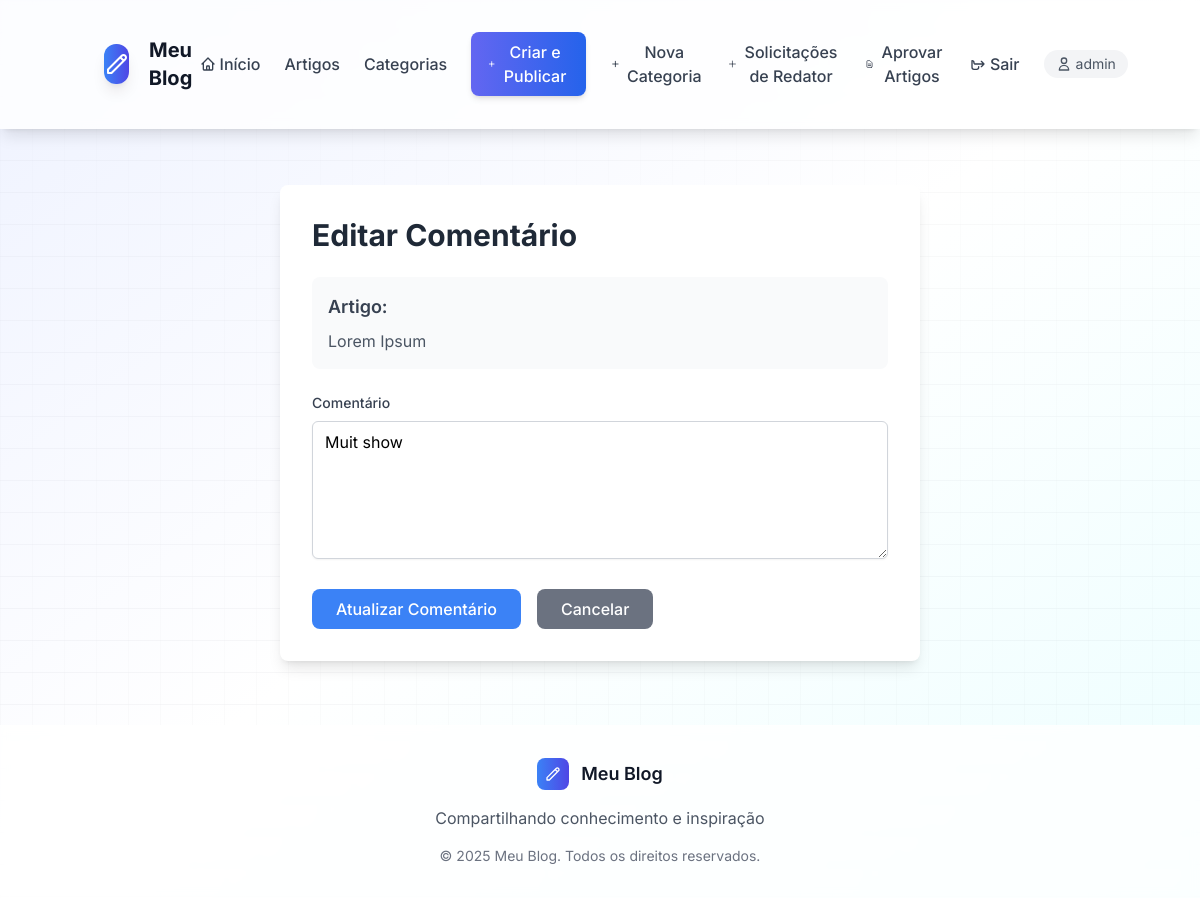
The page /comentario/5/editar/ (signed in) on the database its author committed.
### blog/models.py (models this page shows, shortened)
class Usuario(AbstractUser):
    LEITOR = 'leitor'
    REDATOR = 'redator'
    ADMIN = 'admin'
    TIPO_USUARIO_CHOICES = [
        (LEITOR, 'Leitor'),
        (REDATOR, 'Redator'),
        (ADMIN, 'Administrador'),
    ]
    tipo_usuario = models.CharField(
        max_length=10,
        choices=TIPO_USUARIO_CHOICES,
        default=LEITOR,
    )
    groups = models.ManyToManyField(
        Group,
        verbose_name='groups',
        blank=True,
        related_name='blog_users',
        related_query_name='user',
    )
    user_permissions = models.ManyToManyField(
        Permission,
        verbose_name='user permissions',
        blank=True,
        related_name='blog_users',
        related_query_name='user',
    )
    def is_leitor(self):
        return self.tipo_usuario == self.LEITOR
    def is_redator(self):
        return self.tipo_usuario == self.REDATOR
    def is_admin(self):
        return self.tipo_usuario == self.ADMIN
    class Meta:
        verbose_name = 'Usuário'
        verbose_name_plural = 'Usuários'

class Comentario(models.Model):
    artigo = models.ForeignKey(Artigo, on_delete=models.CASCADE, related_name='comentarios')
    autor = models.ForeignKey(Usuario, on_delete=models.CASCADE, related_name='comentarios')
    conteudo = models.TextField()
    data_criacao = models.DateTimeField(auto_now_add=True)
    data_atualizacao = models.DateTimeField(auto_now=True)
    class Meta:
        verbose_name = 'Comentário'
        verbose_name_plural = 'Comentários'
        ordering = ['-data_criacao']

class Artigo(models.Model):
    titulo = models.CharField(max_length=200)
    conteudo = models.TextField()
    data_criacao = models.DateTimeField(auto_now_add=True)
    data_atualizacao = models.DateTimeField(auto_now=True)
    publicado = models.BooleanField(default=True)
    autor = models.ForeignKey(Usuario, on_delete=models.CASCADE, related_name='artigos')
    categorias = models.ManyToManyField(Categoria, related_name='artigos')
    class Meta:
        verbose_name = 'Artigo'
        verbose_name_plural = 'Artigos'
        ordering = ['-data_criacao']

### blog/views.py (the view, shortened to what this page needs)
# urls.py: path('comentario/<int:pk>/editar/', views.comentario_update, name='comentario_update'),
@login_required
@user_passes_test(is_leitor_or_above)
def comentario_update(request, pk):
    comentario = get_object_or_404(Comentario, pk=pk)
    if request.user != comentario.autor and not request.user.is_admin():
        messages.error(request, 'Você não tem permissão para editar este comentário.')
        return redirect('artigo_detail', pk=comentario.artigo.pk)
    return render(request, 'blog/comentario_form.html', {'comentario': comentario})

### blog/views.py (called while the page is built)
def is_leitor_or_above(user):
    return user.is_authenticated and (user.is_leitor() or user.is_redator() or user.is_admin())

### blog/templates/blog/comentario_form.html (shortened to what this page needs)
{% extends 'blog/base.html' %}
{% block content %}
<div class="container mx-auto mt-10 max-w-2xl">
    <div class="bg-white shadow-lg rounded-lg p-8">
        <h1 class="text-3xl font-bold mb-6 text-gray-800">Editar Comentário</h1>
        <div class="mb-6 p-4 bg-gray-50 rounded-lg">
            <h2 class="text-lg font-semibold text-gray-700 mb-2">Artigo:</h2>
            <p class="text-gray-600">{{ comentario.artigo.titulo }}</p>
        </div>
        <form method="post">
            <div class="mb-6">
                <label for="conteudo" class="block text-sm font-medium text-gray-700 mb-2">
                    Comentário
                </label>
                <textarea
                    name="conteudo"
                    id="conteudo"
                    rows="5"
                    required
                    class="w-full px-3 py-2 border border-gray-300 rounded-md shadow-sm focus:outline-none focus:ring-indigo-500 focus:border-indigo-500"
                    placeholder="Digite seu comentário..."
                >{{ comentario.conteudo }}</textarea>
            </div>
            <div class="flex gap-4">
                <button
                    type="submit"
                    class="bg-blue-500 text-white px-6 py-2 rounded-lg font-medium hover:bg-blue-600 transition duration-200"
                >
                    Atualizar Comentário
                </button>
                <a
                    href="{% url 'artigo_detail' comentario.artigo.pk %}"
                    class="bg-gray-500 text-white px-6 py-2 rounded-lg font-medium hover:bg-gray-600 transition duration-200"
                >
                    Cancelar
                </a>
            </div>
        </form>
    </div>
</div>
{% endblock %}

### blog/templates/blog/base.html (shortened to what this page needs)
{% load static %}
<!DOCTYPE html>
<html lang="pt-BR">
<head>
    <script src="https://cdn.tailwindcss.com"></script>
    <link href="{% static 'css/style.css' %}" rel="stylesheet">
</head>
<body class="bg-gradient-to-br from-indigo-50 via-white to-cyan-50 min-h-screen font-inter flex flex-col">
    <header class="bg-white/80 backdrop-blur-sm shadow-lg border-b border-white/20 sticky top-0 z-50">
        <div class="container mx-auto px-4 py-4">
            <nav class="flex items-center justify-between">
                <div class="flex items-center space-x-3">
                    <div class="h-10 w-10 bg-gradient-to-r from-blue-500 to-indigo-600 rounded-xl flex items-center justify-center shadow-lg">
                        <svg class="h-6 w-6 text-white" fill="none" stroke="currentColor" viewBox="0 0 24 24">
                            <path stroke-linecap="round" stroke-linejoin="round" stroke-width="2" d="M15.232 5.232l3.536 3.536m-2.036-5.036a2.5 2.5 0 113.536 3.536L6.5 21.036H3v-3.572L16.732 3.732z"></path>
                        </svg>
                    </div>
                    <a href="{% url 'index' %}" class="text-xl font-bold text-gray-900 hover:text-indigo-600 transition duration-200">
                        Meu Blog
                    </a>
                </div>
                <div class="hidden md:flex items-center space-x-6">
                    <a href="{% url 'index' %}" class="text-gray-700 hover:text-indigo-600 font-medium transition duration-200 flex items-center">
                        <svg class="w-4 h-4 mr-1" fill="none" stroke="currentColor" viewBox="0 0 24 24">
                            <path stroke-linecap="round" stroke-linejoin="round" stroke-width="2" d="M3 12l2-2m0 0l7-7 7 7M5 10v10a1 1 0 001 1h3m10-11l2 2m-2-2v10a1 1 0 01-1 1h-3m-6 0a1 1 0 001-1v-4a1 1 0 011-1h2a1 1 0 011 1v4a1 1 0 001 1m-6 0h6"></path>
                        </svg>
                        Início
                    </a>
                    {% if user.is_authenticated %}
                    <a href="{% url 'artigo_list' %}" class="text-gray-700 hover:text-indigo-600 font-medium transition duration-200">
                        Artigos
                    </a>
                    <a href="{% url 'categoria_list' %}" class="text-gray-700 hover:text-indigo-600 font-medium transition duration-200">
                        Categorias
                    </a>
                    {% endif %}
                    {% if user.is_authenticated %}
                        {% if user.is_redator or user.is_admin %}
                            <a href="{% url 'artigo_create' %}" class="bg-gradient-to-r from-indigo-500 to-blue-600 text-white px-4 py-2 rounded-lg font-medium hover:from-indigo-600 hover:to-blue-700 transition duration-200 shadow-md flex items-center">
                                <svg class="w-4 h-4 mr-1" fill="none" stroke="currentColor" viewBox="0 0 24 24">
                                    <path stroke-linecap="round" stroke-linejoin="round" stroke-width="2" d="M12 6v6m0 0v6m0-6h6m-6 0H6"></path>
                                </svg>
                                {% if user.is_admin %}Criar e Publicar{% else %}Submeter Artigo{% endif %}
                            </a>
                        {% endif %}
                        {% if user.is_admin %}
                            <a href="{% url 'categoria_create' %}" class="text-gray-700 hover:text-indigo-600 font-medium transition duration-200 flex items-center">
                                <svg class="w-4 h-4 mr-1" fill="none" stroke="currentColor" viewBox="0 0 24 24">
                                    <path stroke-linecap="round" stroke-linejoin="round" stroke-width="2" d="M12 6v6m0 0v6m0-6h6m-6 0H6"></path>
                                </svg>
                                Nova Categoria
                            </a>
                            <a href="{% url 'solicitacoes_redator' %}" class="text-gray-700 hover:text-indigo-600 font-medium transition duration-200 flex items-center">
                                <svg class="w-4 h-4 mr-1" fill="none" stroke="currentColor" viewBox="0 0 24 24">
                                    <path stroke-linecap="round" stroke-linejoin="round" stroke-width="2" d="M12 4v8m0 0v8m-8-8h16"/>
                                </svg>
                                Solicitações de Redator
                            </a>
                            <a href="{% url 'solicitacoes_artigo' %}" class="text-gray-700 hover:text-indigo-600 font-medium transition duration-200 flex items-center">
                                <svg class="w-4 h-4 mr-1" fill="none" stroke="currentColor" viewBox="0 0 24 24">
                                    <path stroke-linecap="round" stroke-linejoin="round" stroke-width="2" d="M9 12h6m-6 4h6m2 5H7a2 2 0 01-2-2V5a2 2 0 012-2h5.586a1 1 0 01.707.293l5.414 5.414a1 1 0 01.293.707V19a2 2 0 01-2 2z"/>
                            </svg>
                            Aprovar Artigos
                        </a>
                    {% endif %}
                    <a href="{% url 'logout' %}" class="text-gray-700 hover:text-red-600 font-medium transition duration-200 flex items-center">
                        <svg class="w-4 h-4 mr-1" fill="none" stroke="currentColor" viewBox="0 0 24 24">
                            <path stroke-linecap="round" stroke-linejoin="round" stroke-width="2" d="M17 16l4-4m0 0l-4-4m4 4H7m6 4v1a3 3 0 01-3 3H6a3 3 0 01-3-3V7a3 3 0 013 3v1"></path>
                        </svg>
                        Sair
                    </a>
                    <div class="flex items-center text-sm text-gray-600 bg-gray-100 px-3 py-1 rounded-full">
                        <svg class="w-4 h-4 mr-1" fill="none" stroke="currentColor" viewBox="0 0 24 24">
                            <path stroke-linecap="round" stroke-linejoin="round" stroke-width="2" d="M16 7a4 4 0 11-8 0 4 4 0 018 0zM12 14a7 7 0 00-7 7h14a7 7 0 00-7-7z"></path>
                        </svg>
                        {{ user.username }}
                    </div>
                {% endif %}
            </div>
        </nav>
    </div>
</header>
<main class="flex-1">
    {% block content %}{% endblock %}
</main>
<footer class="bg-white/80 backdrop-blur-sm border-t border-white/20 mt-12">
    <div class="container mx-auto px-4 py-8">
        <div class="text-center">
            <div class="flex justify-center items-center space-x-3 mb-4">
                <div class="h-8 w-8 bg-gradient-to-r from-blue-500 to-indigo-600 rounded-lg flex items-center justify-center">
                    <svg class="h-4 w-4 text-white" fill="none" stroke="currentColor" viewBox="0 0 24 24">
                        <path stroke-linecap="round" stroke-linejoin="round" stroke-width="2" d="M15.232 5.232l3.536 3.536m-2.036-5.036a2.5 2.5 0 113.536 3.536L6.5 21.036H3v-3.572L16.732 3.732z"></path>
                    </svg>
                </div>
                <span class="text-lg font-semibold text-gray-900">Meu Blog</span>
            </div>
            <p class="text-gray-600 mb-4">Compartilhando conhecimento e inspiração</p>
            <p class="text-sm text-gray-500">© 2025 Meu Blog. Todos os direitos reservados.</p>
        </div>
    </div>
</footer>
</body>
</html>

### static/css/style.css (style rules this page uses)
body { font-family: 'Inter', sans-serif; line-height: 1.6; margin: 0; padding: 0; background-color: #f9fafb; }
header { background-color: #3b82f6; color: white; padding: 1rem; text-align: center; }
h1, h2, h3 { margin: 0.5rem 0; }
a { color: #3b82f6; text-decoration: none; }
.container { max-width: 1200px; margin: 0 auto; padding: 1rem; }

### blog/templates/blog/base.html (style rules this page uses)
.font-inter { font-family: 'Inter', sans-serif; }

### rows shown on the page
Usuario: username "admin"
Comentario: artigo.titulo "Lorem Ipsum", conteudo "Muit show"
